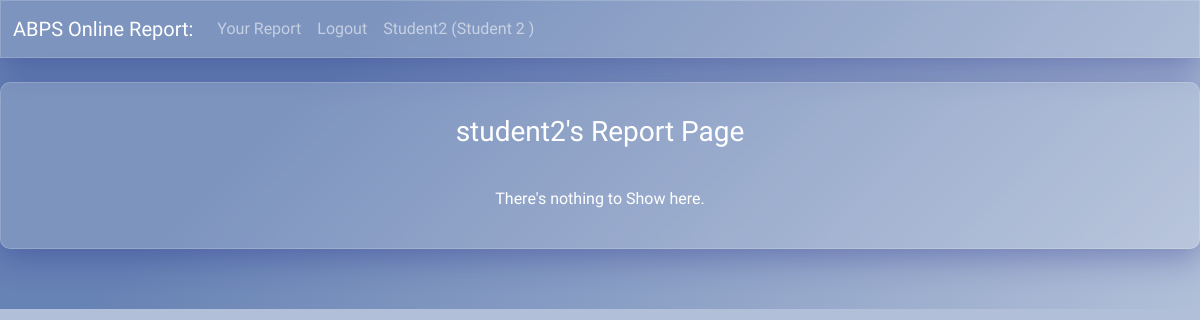
The page /student_report (signed in) on the database its author committed.
### report/models.py (models this page shows, shortened)
class User(db.Model, UserMixin):
    id = db.Column(db.Integer, primary_key=True, nullable=False, unique=True)
    username = db.Column(db.String(20), nullable = False)
    password = db.Column(db.String(20), nullable=False)
    userType = db.Column(db.String(10), nullable=False)
    theClass = db.Column(db.String())
    fileName = db.Column(db.String())
    fileData = db.Column(db.LargeBinary)

### report/routes.py (the view)
@app.route("/student_report", methods=["GET"])
@login_required
def studentReport():
    try:
        if current_user.userType == "student":
            report = User.query.filter_by(id = current_user.id).first()
            return render_template("student_report.html", file = report.fileName)
        elif current_user.userType == "teacher":
            return redirect(url_for("uploadResult"))
    except:
        return render_template("error.html")

### report/models.py (called while the page is built)
@login_manager.user_loader
def load_user(user_id):
    return User.query.get(int(user_id))

### report/templates/student_report.html (shortened to what this page needs)
 {% extends "base.html" %}
 {% block content %}
<div class="content-container student-container glass-container">
<h3 class ="user-collection-text"> {{current_user.username}}'s Report Page </h3>
  {% if file %}
  <main class="grid">
      <article>
        <div class="text">
          <h3>some detail here</h3>
          <h6 class="card-subtitle mb-2 text-muted card-link ">{{current_user.username}}</h6>
           <h6 class="card-subtitle mb-2 text-muted">some detail here</h6>
          <p>download the result</p>
          <form action="{{url_for('download',getId = current_user.id, attach = True)}}" method ="post">
            <input type="hidden" name="csrf_token" value="{{ csrf_token() }}"/>
            <input type="submit" value="Download"></input>
          </form>
        </div>
      </article>
      {% else %}
      <h3 class="no-content-info-text"> There's nothing to Show here.</h3>
      {% endif %}
  </div>
  {% endblock %}

### report/templates/base.html (shortened to what this page needs)
<!DOCTYPE html>
<html lang="en">
  <head>
    <link
      href="https://cdn.jsdelivr.net/npm/bootstrap@5.0.1/dist/css/bootstrap.min.css"
      rel="stylesheet"
    />
    <link
      rel="stylesheet"
      href="{{ url_for('static',filename='style.css') }}"
    />
    <nav class="navbar navbar-expand-lg navbar-dark bg-glass">
      <div class="container-fluid">
        <a class="navbar-brand" href="/">ABPS Online Report:</a>
        <div class="collapse navbar-collapse" id="navbarSupportedContent">
          <ul class="navbar-nav me-auto mb-2 mb-lg-0">
            {% if current_user.is_authenticated %} {% if current_user.userType
            == "student" %}
            <li class="nav-item">
              <a class="nav-link" href="{{url_for('studentReport')}}"
                >Your Report</a
              >
            </li>
            {% elif current_user.userType == "teacher" %}
            <li class="nav-item">
              <a class="nav-link" href="{{url_for('uploadResult')}}"
                >Upload Results</a
              >
            </li>
            {% endif %}
            <li class="nav-item">
              <a class="nav-link" href="{{url_for('logout')}}">Logout</a>
            </li>
            <li class="nav-item">
              <label class="nav-link mb-0"
                >{{current_user.username}} ({{current_user.userType}}
                {{current_user.theClass}} )</label
              >
            </li>
            {% else %}
            <li class="nav-item">
              <a class="nav-link" href="{{url_for('login')}}">Login</a>
            </li>
            {% endif %}
          </ul>
        </div>
      </div>
    </nav>
  </head>
  <body>
    <div>
       {% block content %}{% endblock %}
    </div>
  </body>
</html>

### report/static/style.css (style rules this page uses)
body { color: #fff; font-family: "Red Hat Display", sans-serif; background-color: #b1bfd8; height: 100%; background-image: linear-gradient(315deg, #b1bfd8 0%, #6782b4 74%); background-repeat: no-repeat; }
.bg-glass { background: rgba(255, 255, 255, 0.15); box-shadow: 0 8px 32px 0 rgba(31, 38, 135, 0.37); backdrop-filter: blur(4px); -webkit-backdrop-filter: blur(4px); border: 1px solid rgba(255, 255, 255, 0.18); }
p, h1, li { -webkit-animation: fadein 2s; -moz-animation: fadein 2s; -ms-animation: fadein 2s; -o-animation: fadein 2s; animation: fadein 2s; }
.glass-container { padding: 2rem; background: rgba(255, 255, 255, 0.15); box-shadow: 0 8px 32px 0 rgba(31, 38, 135, 0.37); backdrop-filter: blur(4px); -webkit-backdrop-filter: blur(4px); border-radius: 10px; border: 1px solid rgba(255, 255, 255, 0.18); }
.student-container { display: flex; flex-direction: column; justify-content: flex-start; align-items: flex-start; text-align: left; height: 100%; }
.user-collection-text { float: left; }
.no-content-info-text { font-size: 1rem; margin-top: 2rem; align-self: center; }
.content-container { display: flex; margin-top: 2%; margin-bottom: 5%; align-items: center; justify-content: center; width: 100%; height: 100%; text-align: center; }
label { color: #eee; text-transform: capitalize; margin-bottom: 0.5rem; }

### rows shown on the page
User: username "Student2", userType "Student", theClass "2", username "student2"
